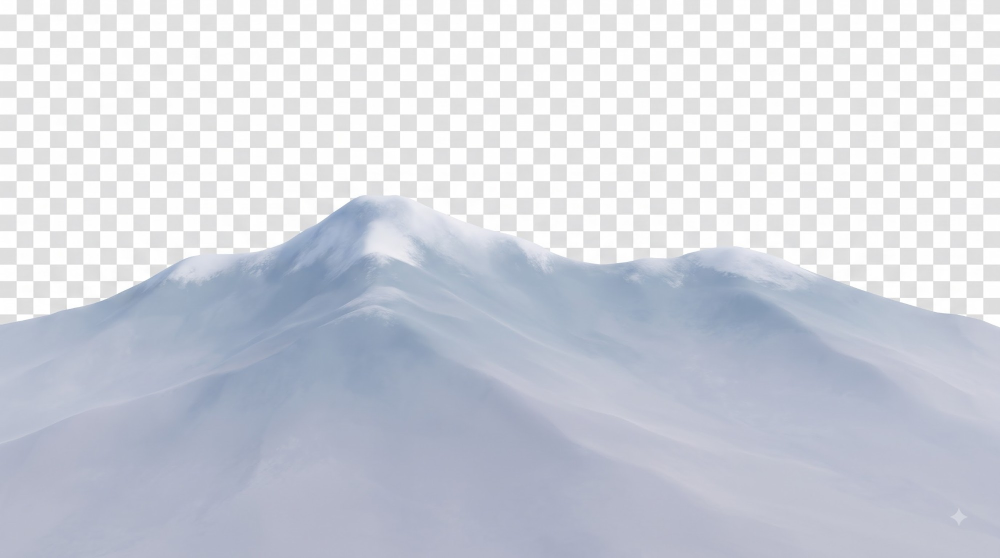
#> input picture design/parallax/far-day-source.jpg, 2000 x 1116 px, given in place of 8.jpg, which was not available (shown at 1/2 size)
$ python cutout.py . out.png front-day-source.jpg
#> lines starting #> are read from the running program, lines starting #| are printed output that depends on the picture; after the words box and inside, x2 and y2 are one past the last pixel; in counts of white or black regions, pixels touching at a corner belong together
"""Cut the parallax landscape layers out of their painted/white/checkerboard backgrounds.

Writes WebP (with alpha) into frontend/src/assets/parallax and a magenta preview sheet.
"""
import sys
from pathlib import Path

import numpy as np
from PIL import Image
from scipy import ndimage

SRC = Path(sys.argv[1])
OUT = Path(sys.argv[2])
PREVIEW = Path(sys.argv[3])
OUT.mkdir(parents=True, exist_ok=True)


def load(name):
#> called with name = '8.jpg'
    return np.asarray(Image.open(SRC / name).convert("RGB")).astype(np.float32)


def channels(a):
    r, g, b = a[..., 0], a[..., 1], a[..., 2]
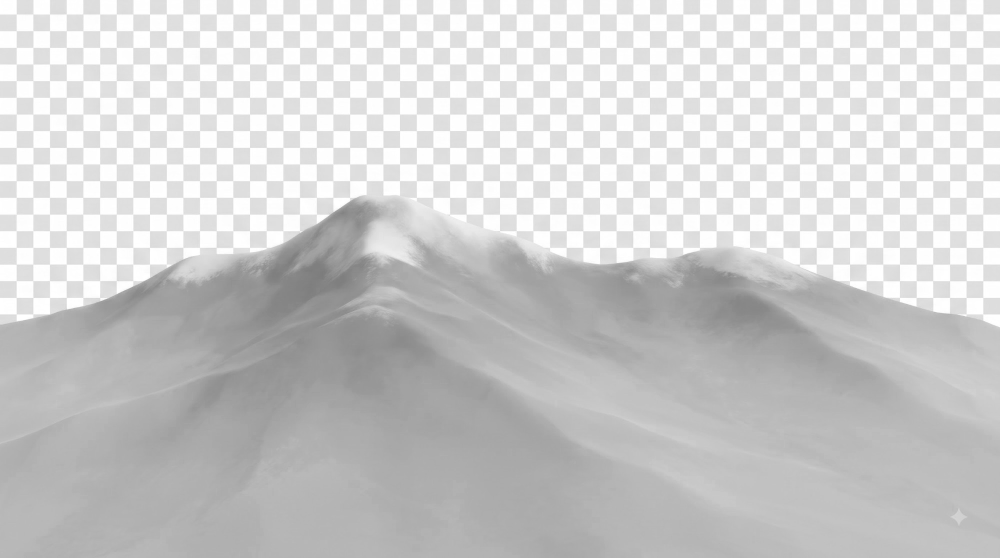
#> r: shape (1116, 2000) float32 (shown at 1/2 size); min 123, max 255, mean 205.6
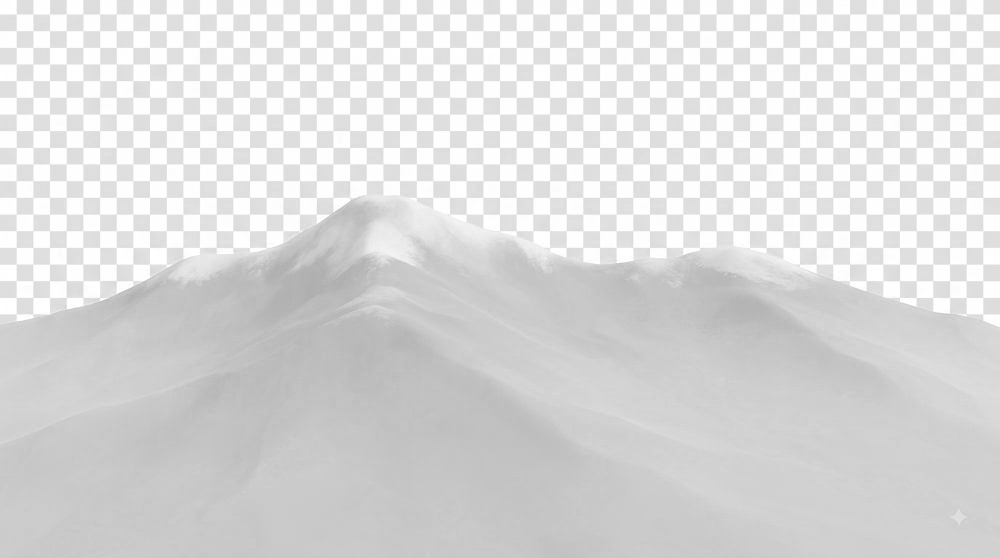
#> b: shape (1116, 2000) float32 (shown at 1/2 size); min 171, max 255, mean 218.8
    luma = 0.299 * r + 0.587 * g + 0.114 * b
    chroma = a.max(axis=2) - a.min(axis=2)
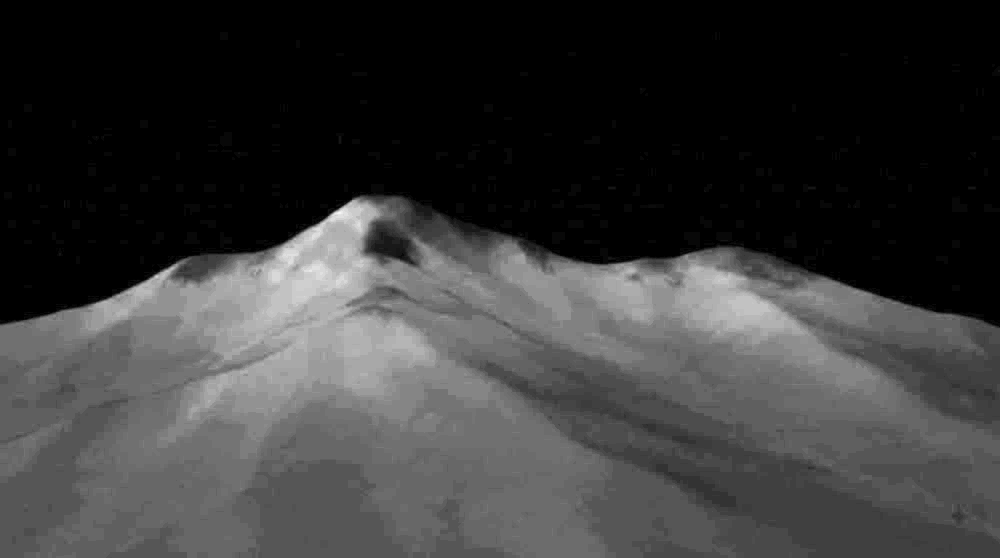
#> chroma: shape (1116, 2000) float32 (shown at 1/2 size); min 0, max 59, mean 13.3; drawn with min black and max white
#> `dark_land = (luma < 140) & ((g - b) > 12)`: dark_land: shape (1116, 2000) bool; every value is 0
    return r, g, b, luma, chroma


def alpha_from_mask(mask, soft=None, run=8, up=28, band=10):
    """Per column: the land starts where the mask is solid for `run` pixels. Above that, keep only
    mask pixels within `up` px (grass blades, snow wisps); below `band` px it is fully opaque."""
#> called with run = 8, up = 28, band = 10
    mask = ndimage.binary_opening(mask, structure=np.ones((3, 3)))
    h, w = mask.shape
#> h = 1116; w = 2000
    solid = ndimage.uniform_filter1d(mask.astype(np.float32), size=run, axis=0, origin=-(run // 2)) > 0.85
    # Keep only the landmass that reaches the bottom edge: stray sky blobs, cloud rims and
    # checkerboard seams are never connected to it.
    labels, _ = ndimage.label(solid)
#> labels: shape (1116, 2000) int32; every value is 0
    bottom = labels[-1][labels[-1] > 0]
#> bottom = empty array
    if bottom.size:
        keep = np.bincount(bottom).argmax()
        solid = labels == keep
    has = solid.any(axis=0)
    top = np.where(has, solid.argmax(axis=0), h)
#> top = 2000 values from 1116 to 1116
    # tame single-column spikes so the silhouette stays smooth
    smooth = ndimage.median_filter(top, size=15)
#> smooth = 2000 values from 1116 to 1116
    top = np.where(np.abs(top - smooth) > 18, smooth, top)
    top = ndimage.median_filter(top, size=5)
    mask = mask & (labels > 0) if False else mask
    rows = np.arange(h)[:, None]
#> rows = 1116 values from 0 to 1115
    detail = soft if soft is not None else mask.astype(np.float32)
    detail = ndimage.gaussian_filter(detail, 0.8)
    alpha = np.where(rows >= top[None, :] + band, 1.0, 0.0)
#> alpha: shape (1116, 2000) float64; every value is 0
    near = (rows >= top[None, :] - up) & (rows < top[None, :] + band)
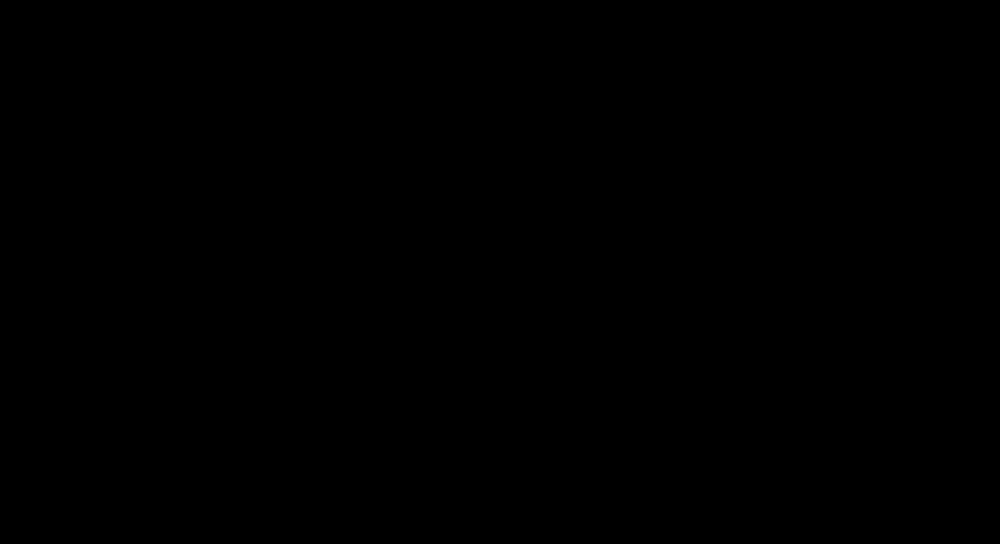
#> near: shape (1116, 2000) bool (shown at 1/2 size); 2.5% white; 1 white region, box (x1, y1, x2, y2) and area: (0, 1088, 2000, 1116) 56000
    alpha = np.where(near, np.clip(detail * 1.15, 0, 1), alpha)
    # everything below the solid line is land
    alpha = np.where(rows >= top[None, :] + band, 1.0, alpha)
    return np.clip(ndimage.gaussian_filter(alpha, 0.6), 0, 1)


def save(a, alpha, name):
#> called with name = 'front-day'
    rgba = np.dstack([np.clip(a, 0, 255), alpha * 255]).astype(np.uint8)
    img = Image.fromarray(rgba, "RGBA")
    img.save(OUT / f"{name}.webp", "WEBP", quality=84, method=6)
    return img


def grade(a, alpha, stops):
    """Gradient-map an image's luminance onto a palette (used to make night versions)."""
    _, _, _, luma, _ = channels(a)
    land = alpha > 0.5
    lo, hi = np.percentile(luma[land], 2), np.percentile(luma[land], 98)
    t = np.clip((luma - lo) / max(hi - lo, 1), 0, 1)
    xs = np.array([s[0] for s in stops])
    out = np.zeros_like(a)
    for c in range(3):
        out[..., c] = np.interp(t, xs, np.array([s[1][c] for s in stops]))
    return out


results = {}

# ── Front hill, day (painted pale sky + faint distant hills on the sides) ──
a = load("8.jpg")
r, g, b, luma, chroma = channels(a)
dark_land = (luma < 140) & ((g - b) > 12)
bright_land = (luma >= 140) & (chroma > 48) & ((g - b) > 0)
mask = dark_land | bright_land
results["front-day"] = save(a, alpha_from_mask(mask), "front-day")

# ── Front hill, night ──
# The painted night sky is too close to the moonlit crest to cut out cleanly, so the night hill is
# the clean day silhouette recoloured with colours sampled from the night painting, plus a silver
# moonlit rim along the crest.
day_front = np.asarray(results["front-day"]).astype(np.float32)
fa = day_front[..., 3] / 255
#> (the run stopped early here; a loop or call above may not have finished)
